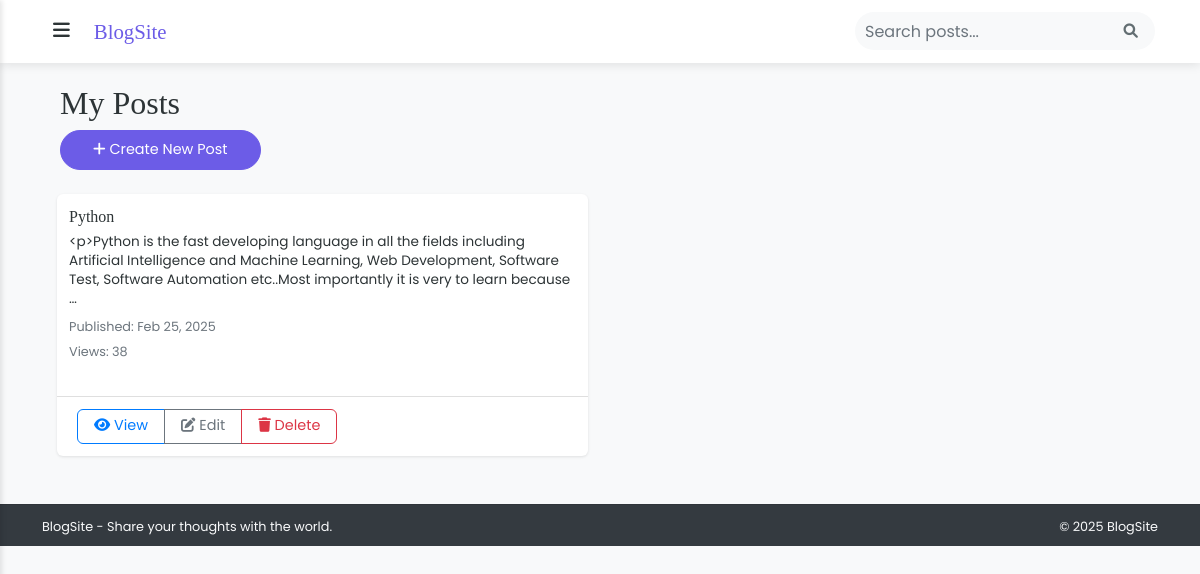
The page /my-posts/ (signed in) on the database as committed earlier.
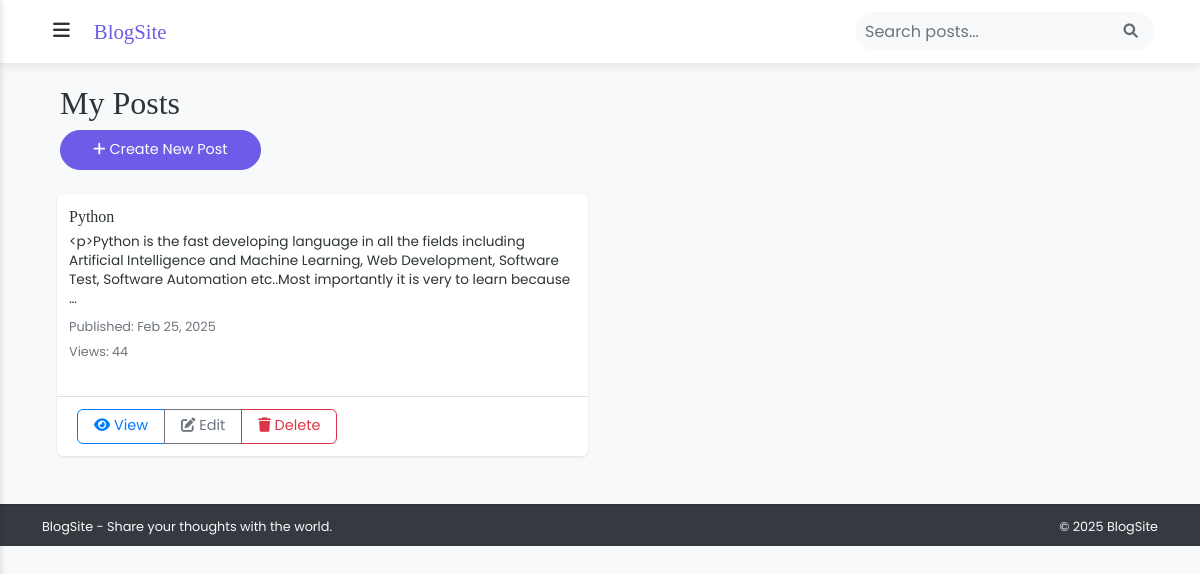
The same page on the database as committed later.
### Home/models.py (models this page shows, shortened)
class Post(models.Model):
    title = models.CharField(max_length=200)
    slug = models.SlugField(unique=True, max_length=200)
    author = models.ForeignKey(get_user_model(), on_delete=models.CASCADE)
    content = models.TextField()
    image = models.ImageField(upload_to='blog_images/', blank=True, null=True)
    excerpt = models.TextField(max_length=200, blank=True)
    categories = models.ManyToManyField(Category, related_name='posts')
    created_at = models.DateTimeField(auto_now_add=True)
    updated_at = models.DateTimeField(auto_now=True)
    published_at = models.DateTimeField(default=timezone.now)
    is_published = models.BooleanField(default=False)
    views = models.PositiveIntegerField(default=0)
    class Meta:
        ordering = ['-published_at']

### Home/views.py (the view)
# urls.py: path('my-posts/', views.user_posts, name='user_posts'),
@login_required
def user_posts(request):
    posts = Post.objects.filter(author=request.user).order_by('-created_at')
    return render(request, 'home/user_posts.html', {'posts': posts})

### Home/templates/home/user_posts.html (shortened to what this page needs)
{% extends 'home/base.html' %}
{% block content %}
<div class="container">
    <div class="row mb-4">
        <div class="col">
            <h2>My Posts</h2>
            <a href="{% url 'create_post' %}" class="btn btn-primary">
                <i class="fas fa-plus"></i> Create New Post
            </a>
        </div>
    </div>
    {% if posts %}
        <div class="row">
            {% for post in posts %}
                <div class="col-md-6 mb-4">
                    <div class="card h-100">
                        <div class="card-body">
                            <h5 class="card-title">{{ post.title }}</h5>
                            <p class="card-text">{{ post.content|truncatewords:30 }}</p>
                            <div class="text-muted mb-2">
                                <small>Published: {{ post.created_at|date:"M d, Y" }}</small>
                                <br>
                                <small>Views: {{ post.views }}</small>
                            </div>
                        </div>
                        <div class="card-footer bg-transparent">
                            <div class="btn-group">
                                <a href="{% url 'post_detail' post.slug %}" class="btn btn-outline-primary">
                                    <i class="fas fa-eye"></i> View
                                </a>
                                <a href="{% url 'edit_post' post.slug %}" class="btn btn-outline-secondary">
                                    <i class="fas fa-edit"></i> Edit
                                </a>
                                <a href="{% url 'delete_post' post.slug %}" class="btn btn-outline-danger">
                                    <i class="fas fa-trash"></i> Delete
                                </a>
                            </div>
                        </div>
                    </div>
                </div>
            {% endfor %}
        </div>
    {% else %}
        <div class="alert alert-info">
            <p>You haven't created any posts yet. <a href="{% url 'create_post' %}">Create your first post</a>!</p>
        </div>
    {% endif %}
</div>
{% endblock %}

Rows that differ between the two databases and show on the page:
changed Post "Python": views "38" → "44"
